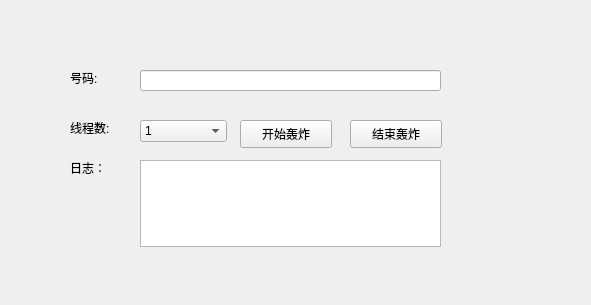
<?xml version="1.0" encoding="UTF-8"?>
<ui version="4.0">
 <class>messageFly</class>
 <widget class="QWidget" name="messageFly">
  <property name="geometry">
   <rect>
    <x>0</x>
    <y>0</y>
    <width>591</width>
    <height>305</height>
   </rect>
  </property>
  <property name="windowTitle">
   <string>messageFly</string>
  </property>
  <widget class="QLabel" name="label">
   <property name="geometry">
    <rect>
     <x>70</x>
     <y>70</y>
     <width>72</width>
     <height>15</height>
    </rect>
   </property>
   <property name="text">
    <string>号码:</string>
   </property>
  </widget>
  <widget class="QLabel" name="label_2">
   <property name="geometry">
    <rect>
     <x>70</x>
     <y>120</y>
     <width>72</width>
     <height>15</height>
    </rect>
   </property>
   <property name="text">
    <string>线程数:</string>
   </property>
  </widget>
  <widget class="QPushButton" name="pushButtonStart">
   <property name="geometry">
    <rect>
     <x>240</x>
     <y>120</y>
     <width>92</width>
     <height>28</height>
    </rect>
   </property>
   <property name="text">
    <string>开始轰炸</string>
   </property>
  </widget>
  <widget class="QLineEdit" name="lineEdit">
   <property name="geometry">
    <rect>
     <x>140</x>
     <y>70</y>
     <width>301</width>
     <height>21</height>
    </rect>
   </property>
  </widget>
  <widget class="QComboBox" name="comboBox">
   <property name="geometry">
    <rect>
     <x>140</x>
     <y>120</y>
     <width>87</width>
     <height>22</height>
    </rect>
   </property>
   <item>
    <property name="text">
     <string>1</string>
    </property>
   </item>
   <item>
    <property name="text">
     <string>2</string>
    </property>
   </item>
   <item>
    <property name="text">
     <string>3</string>
    </property>
   </item>
   <item>
    <property name="text">
     <string>4</string>
    </property>
   </item>
   <item>
    <property name="text">
     <string>5</string>
    </property>
   </item>
   <item>
    <property name="text">
     <string>6</string>
    </property>
   </item>
   <item>
    <property name="text">
     <string>7</string>
    </property>
   </item>
   <item>
    <property name="text">
     <string>8</string>
    </property>
   </item>
   <item>
    <property name="text">
     <string>9</string>
    </property>
   </item>
   <item>
    <property name="text">
     <string>10</string>
    </property>
   </item>
  </widget>
  <widget class="QPushButton" name="pushButtonEnd">
   <property name="geometry">
    <rect>
     <x>350</x>
     <y>120</y>
     <width>92</width>
     <height>28</height>
    </rect>
   </property>
   <property name="text">
    <string>结束轰炸</string>
   </property>
  </widget>
  <widget class="QLabel" name="label_3">
   <property name="geometry">
    <rect>
     <x>70</x>
     <y>160</y>
     <width>72</width>
     <height>15</height>
    </rect>
   </property>
   <property name="text">
    <string>日志：</string>
   </property>
  </widget>
  <widget class="QTextEdit" name="textEdit">
   <property name="geometry">
    <rect>
     <x>140</x>
     <y>160</y>
     <width>301</width>
     <height>87</height>
    </rect>
   </property>
  </widget>
 </widget>
 <resources/>
 <connections/>
</ui>
